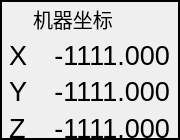
  <widget class="QFrame" name="frame_2">
   <property name="geometry">
    <rect>
     <x>490</x>
     <y>0</y>
     <width>180</width>
     <height>140</height>
    </rect>
   </property>
   <property name="frameShape">
    <enum>QFrame::WinPanel</enum>
   </property>
   <property name="frameShadow">
    <enum>QFrame::Plain</enum>
   </property>
   <property name="lineWidth">
    <number>1</number>
   </property>
   <widget class="QWidget" name="formLayoutWidget_3">
    <property name="geometry">
     <rect>
      <x>-1</x>
      <y>-1</y>
      <width>181</width>
      <height>144</height>
     </rect>
    </property>
    <layout class="QFormLayout" name="formLayout_3">
     <property name="leftMargin">
      <number>10</number>
     </property>
     <property name="topMargin">
      <number>5</number>
     </property>
     <property name="rightMargin">
      <number>10</number>
     </property>
     <item row="1" column="0">
      <widget class="QLabel" name="label_melx">
       <property name="font">
        <font>
         <pointsize>20</pointsize>
        </font>
       </property>
       <property name="text">
        <string>X</string>
       </property>
      </widget>
     </item>
     <item row="0" column="1">
      <widget class="QLabel" name="label_melt">
       <property name="font">
        <font>
         <pointsize>15</pointsize>
        </font>
       </property>
       <property name="text">
        <string>机器坐标</string>
       </property>
      </widget>
     </item>
     <item row="2" column="0">
      <widget class="QLabel" name="label_mely">
       <property name="font">
        <font>
         <pointsize>20</pointsize>
        </font>
       </property>
       <property name="text">
        <string>Y</string>
       </property>
      </widget>
     </item>
     <item row="3" column="0">
      <widget class="QLabel" name="label_melz">
       <property name="font">
        <font>
         <pointsize>20</pointsize>
        </font>
       </property>
       <property name="text">
        <string>Z</string>
       </property>
      </widget>
     </item>
     <item row="1" column="1">
      <widget class="QLabel" name="label_mex">
       <property name="palette">
        <palette>
         <active>
          <colorrole role="WindowText">
           <brush brushstyle="SolidPattern">
            <color alpha="255">
             <red>0</red>
             <green>85</green>
             <blue>255</blue>
            </color>
           </brush>
          </colorrole>
         </active>
         <inactive>
          <colorrole role="WindowText">
           <brush brushstyle="SolidPattern">
            <color alpha="255">
             <red>0</red>
             <green>0</green>
             <blue>0</blue>
            </color>
           </brush>
          </colorrole>
         </inactive>
         <disabled>
          <colorrole role="WindowText">
           <brush brushstyle="SolidPattern">
            <color alpha="255">
             <red>127</red>
             <green>127</green>
             <blue>127</blue>
            </color>
           </brush>
          </colorrole>
         </disabled>
        </palette>
       </property>
       <property name="font">
        <font>
         <pointsize>20</pointsize>
        </font>
       </property>
       <property name="text">
        <string>-1111.000</string>
       </property>
       <property name="alignment">
        <set>Qt::AlignRight|Qt::AlignTrailing|Qt::AlignVCenter</set>
       </property>
       <property name="margin">
        <number>0</number>
       </property>
      </widget>
     </item>
     <item row="2" column="1">
      <widget class="QLabel" name="label_mey">
       <property name="palette">
        <palette>
         <active>
          <colorrole role="WindowText">
           <brush brushstyle="SolidPattern">
            <color alpha="255">
             <red>0</red>
             <green>85</green>
             <blue>255</blue>
            </color>
           </brush>
          </colorrole>
         </active>
         <inactive>
          <colorrole role="WindowText">
           <brush brushstyle="SolidPattern">
            <color alpha="255">
             <red>0</red>
             <green>0</green>
             <blue>0</blue>
            </color>
           </brush>
          </colorrole>
         </inactive>
         <disabled>
          <colorrole role="WindowText">
           <brush brushstyle="SolidPattern">
            <color alpha="255">
             <red>127</red>
             <green>127</green>
             <blue>127</blue>
            </color>
           </brush>
          </colorrole>
         </disabled>
        </palette>
       </property>
       <property name="font">
        <font>
         <pointsize>20</pointsize>
        </font>
       </property>
       <property name="text">
        <string>-1111.000</string>
       </property>
       <property name="alignment">
        <set>Qt::AlignRight|Qt::AlignTrailing|Qt::AlignVCenter</set>
       </property>
       <property name="margin">
        <number>0</number>
       </property>
      </widget>
     </item>
     <item row="3" column="1">
      <widget class="QLabel" name="label_mez">
       <property name="palette">
        <palette>
         <active>
          <colorrole role="WindowText">
           <brush brushstyle="SolidPattern">
            <color alpha="255">
             <red>0</red>
             <green>85</green>
             <blue>255</blue>
            </color>
           </brush>
          </colorrole>
         </active>
         <inactive>
          <colorrole role="WindowText">
           <brush brushstyle="SolidPattern">
            <color alpha="255">
             <red>0</red>
             <green>0</green>
             <blue>0</blue>
            </color>
           </brush>
          </colorrole>
         </inactive>
         <disabled>
          <colorrole role="WindowText">
           <brush brushstyle="SolidPattern">
            <color alpha="255">
             <red>127</red>
             <green>127</green>
             <blue>127</blue>
            </color>
           </brush>
          </colorrole>
         </disabled>
        </palette>
       </property>
       <property name="font">
        <font>
         <pointsize>20</pointsize>
        </font>
       </property>
       <property name="text">
        <string>-1111.000</string>
       </property>
       <property name="alignment">
        <set>Qt::AlignRight|Qt::AlignTrailing|Qt::AlignVCenter</set>
       </property>
       <property name="margin">
        <number>0</number>
       </property>
      </widget>
     </item>
    </layout>
   </widget>
  </widget>
